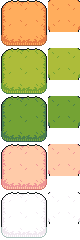
#> input picture lantern_game/assets/ninja/Backgrounds/Tilesets/TilesetField.png, 80 x 240 px; its folder holds 4 pictures in this run
$ python build_lantern_map.py
#> lines starting #> are read from the running program, lines starting #| are printed output that depends on the picture
#> `background = Image.new('RGBA',(W,H))`: background: PIL image 1536x1152 RGBA; every value is 0
"""Deterministic village composition; authored routes, single trees and shared art/physics."""
from pathlib import Path
import json
import random
from PIL import Image, ImageDraw
import lantern_original_art as original

ROOT = Path(__file__).resolve().parents[1] / 'lantern_game'
ART = ROOT / 'assets/ninja'
OUT = ROOT / 'assets/world'
OUT.mkdir(parents=True, exist_ok=True)
rng = random.Random(317)
W, H = 1536, 1152
sheets = {}
objects, solids, animations = [], [], []


def crop(sheet, x, y, w=1, h=1):
#> called with sheet = 'TilesetField', x = 3, y = 7, w = 1, h = 1
    if sheet not in sheets:
        sheets[sheet] = Image.open(ART / ('Backgrounds/Tilesets/' + sheet + '.png')).convert('RGBA')
    return sheets[sheet].crop((x*16, y*16, (x+w)*16, (y+h)*16))
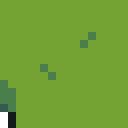
#> returned value: PIL image 16x16 RGBA (shown 8 times larger); mean R, G, B, A 112.5, 159, 52.4, 253; transparent parts drawn white


def solid(kind, x, y, w, h):
    solids.append({'kind': kind, 'rect': [x,y,w,h]})


def obj(name, image, x, y, footprint=None, sway=False):
    image.save(OUT / (name+'.png'))
    # Sort at the physical base, NEVER the transparent bottom of an atlas crop.
    base = footprint[1]+footprint[3] if footprint else image.height
    objects.append({'art':name+'.png','position':[x,y], 'size':list(image.size),
                    'sort_y':base,'sway':sway})
    if footprint:
        a,b,c,d=footprint
        solid(name.split('_')[0],x+a,y+b,c,d)


background = Image.new('RGBA',(W,H))
for y in range(0,H,16):
    for x in range(0,W,16):
        background.paste(crop('TilesetField',rng.choice([1,3,4]),7), (x,y))
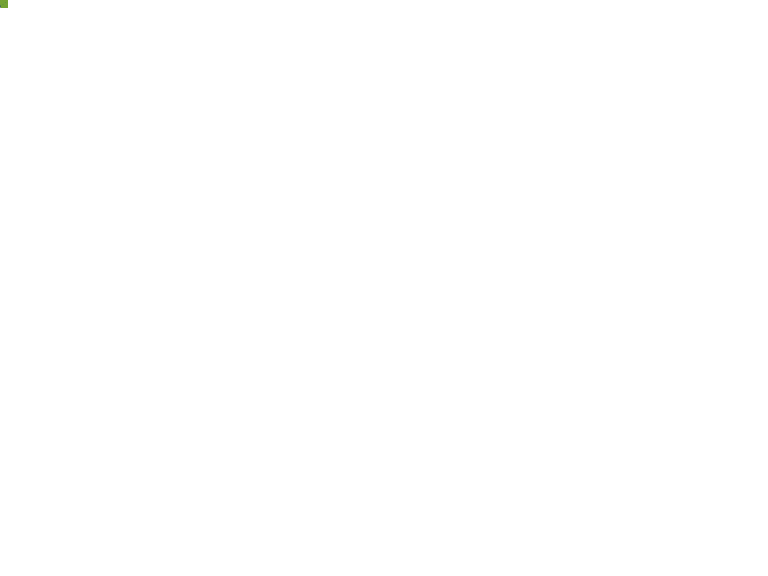
#> background: PIL image 1536x1152 RGBA (shown at 1/2 size); mean R, G, B, A 0, 0, 0, 0; transparent parts drawn white
paths = set()
def path(points, radius=1):
    # Only orthogonal authored routes: no diagonal single-tile stepping stones.
#> called with radius = 1
    for (ax,ay),(bx,by) in zip(points, points[1:]):
        assert ax==bx or ay==by
        count=max(abs(bx-ax),abs(by-ay))
        for i in range(count+1):
            x=round(ax+(bx-ax)*i/max(count,1)); y=round(ay+(by-ay)*i/max(count,1))
            for dx in range(-radius,radius+1):
                for dy in range(-radius,radius+1): paths.add((x+dx,y+dy))

# Three residential streets, an unobstructed square, woodland loop and farm approach.
path([(48,2),(48,69)])
path([(8,38),(65,38)])
path([(24,27),(65,27),(65,51),(24,51),(24,27)])
path([(24,27),(24,16),(14,16),(14,27),(24,27)])
path([(48,12),(61,12),(61,20),(65,20),(65,27)])
path([(65,51),(71,51),(71,57)])
path([(65,51),(62,51),(62,65),(85,65),(85,57)])
houses=[(448,320,0),(576,320,1),(832,320,0),(960,320,2),
        (448,480,1),(576,480,0),(832,480,2),(960,480,1),
        (448,672,2),(576,672,1),(832,672,0),(960,672,0)]
doors=[]
for x,y,k in houses:
    street={320:27,480:38,672:51}[y]
    # Door is the SECOND tile of the facade, not the centre of the whole building.
    xx=(x+24)//16; yy=(y+72)//16
    path([(xx,yy),(xx,street)])
    doors.append([x+24,y+79])
plaza={(x,y) for x in range(43,51) for y in range(35,44)}
paths |= plaza


def terrain_tile(mask,x,y,ox,oy):
    # 3x3 terrain with genuine concave corners from the same atlas family.
#> called with x = 7, y = 37, ox = 0, oy = 7
    left=(x-1,y) in mask;right=(x+1,y) in mask
    up=(x,y-1) in mask;down=(x,y+1) in mask
    tx=0 if not left else (2 if not right else 1)
    ty=0 if not up else (2 if not down else 1)
    image=crop('TilesetFloor',ox+tx,oy+ty)
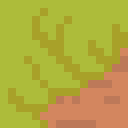
#> image: PIL image 16x16 RGBA (shown 8 times larger); mean R, G, B, A 179.3, 169.4, 62.5, 255
    for dx,dy,qx,qy,cx,cy in [(-1,-1,0,0,4,7), (1,-1,8,0,7,7),
                              (-1,1,0,8,4,10),(1,1,8,8,7,10)]:
        if (x+dx,y) in mask and (x,y+dy) in mask and (x+dx,y+dy) not in mask:
            corner=crop('TilesetFloor',cx,cy)
            image.paste(corner.crop((qx,qy,qx+8,qy+8)),(qx,qy))
    return image

for x,y in sorted(paths):
    background.alpha_composite(terrain_tile(paths,x,y,0,7),(x*16,y*16))
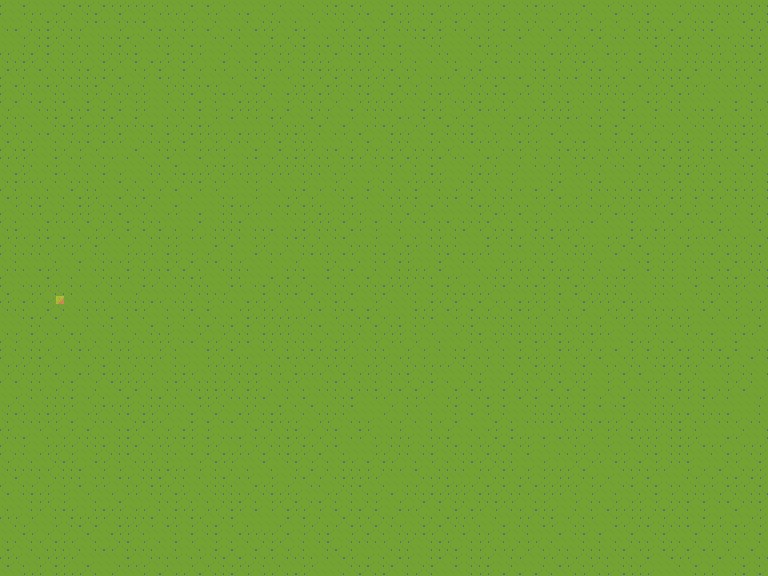
#> background: PIL image 1536x1152 RGBA (shown at 1/2 size); mean R, G, B, A 113.4, 160.1, 52.4, 253.7; transparent parts drawn white

# Organic shore; exact cyan-water collision, not a rectangular lake collider.
lake={(x,y) for x in range(67,87) for y in range(27,48)
      if ((x-77)/10)**2+((y-37)/10.5)**2<1}
for x,y in sorted(lake):
    tx=0 if (x-1,y) not in lake else (2 if (x+1,y) not in lake else 1)
    ty=0 if (x,y-1) not in lake else (2 if (x,y+1) not in lake else 1)
    tile=crop('TilesetWater',tx,6+ty)
    background.alpha_composite(tile,(x*16,y*16))
    runs={}
    for py in range(16):
        xs=[px for px in range(16) if (lambda c:c[2]>130 and c[1]>145 and c[0]<155)(tile.getpixel((px,py)))]
        if xs:
            key=(min(xs),max(xs))
            if key in runs and runs[key][1]==py:runs[key][1]+=1
            else:
                if key in runs:
                    start,end=runs[key];solid('water',x*16+key[0],y*16+start,key[1]-key[0]+1,end-start)
                runs[key]=[py,py+1]
    for (a,b),(start,end) in runs.items():solid('water',x*16+a,y*16+start,b-a+1,end-start)
for x,y in sorted(lake):
    if (x,y-1) in lake and rng.random()<.08:
        animations.append({'kind':'ripple','position':[x*16,y*16]})

# A small shore-side fishing platform, with an actual rim, supports and land approach.
platform=original.dock()
background.alpha_composite(platform,(1064,586))
# Link stays entirely west of cyan shoreline; platform is not a bridge over water.
path_jetty=original.link()
background.alpha_composite(path_jetty,(1056,600))

# Farm: original continuous rails with real corner posts, NOT rotated horizontal tiles.
soil={(x,y) for y in range(53,61) for x in range(66,79)}
for x,y in sorted(soil):
    background.alpha_composite(crop('TilesetFloor',1,8),(x*16,y*16))
# Tilled beds and small coherent seedlings; central 48px aisle stays clear.
bd=ImageDraw.Draw(background)
for yy in (860,892,924,956):
    for xa,xb in ((1064,1112),(1176,1256)):
        original.soil(bd,(xa,yy,xb,yy+16))
        for xx in range(xa+5,xb-3,12):
            animations.append({'kind':'seedling','position':[xx-4,yy+2]})

def fence_art(horizontal):
    return original.fence(horizontal)
for x in range(65,80):
    for y in (52,61):
        if y==52 and 70<=x<=72:continue
        art=fence_art(True)
        start,end=0,16
        if x==65:start=8
        elif x==79:end=9
        if start:art.paste((0,0,0,0),(0,0,start,16))
        if end<16:art.paste((0,0,0,0),(end,0,16,16))
        name='fence_h_left' if start else ('fence_h_right' if end<16 else 'fence_h')
        obj(name,art,x*16,y*16,(start,4,end-start,8))
for y in range(52,62):
    for x in (65,79):
        art=fence_art(False);start,end=0,16
        if y==52:start=8
        elif y==61:end=9
        if start:art.paste((0,0,0,0),(0,0,16,start))
        if end<16:art.paste((0,0,0,0),(0,end,16,16))
        name='fence_v_top' if start else ('fence_v_bottom' if end<16 else 'fence_v')
        obj(name,art,x*16,y*16,(5,start,8,end-start))
post=original.post()
for x,y in [(1048,848),(1272,848),(1048,992),(1272,992),(1116,848),(1172,848)]:
    obj('fencepost',post,x-4,y-20,(1,16,6,4))

# Wall base = visible pixel base = sorting pivot. No unused transparent bottom margin.
for i,(x,y,variant) in enumerate(houses):
    house=Image.new('RGBA',(64,72))
    roof=crop('TilesetHouse',0 if variant!=2 else 12,0,4,3)
    if variant==1:
        pix=roof.load()
        for yy in range(roof.height):
            for xx in range(roof.width):
                r,g,b,a=pix[xx,yy]
                if a and r>g*1.15:pix[xx,yy]=(int(r*.55),int(g*.95+30),int(b*.7+20),a)
    house.alpha_composite(roof,(0,24))
    obj('house_'+str(variant),house,x,y,(3,56,58,16))
    obj('pot',crop('TilesetNature',5,13),x-12,y+58,(4,9,9,6))
    # Small flowerbeds placed BESIDE the facade, never under the doorway.
    original.soil(bd,(x+68,y+56,x+88,y+74))
    for xx in (x+70,x+80):
        animations.append({'kind':'flowerbed','position':[xx,y+54]})
    if i%3==0:
        crate=original.crate()
        obj('crate',crate,x+72,y+80,(1,4,14,12))

well=original.well()
obj('well',well,752,586,(2,12,28,18))
for x,y in [(696,568),(788,568),(696,680),(788,680)]:
    obj('bench',crop('TilesetElement',12,1,2,1),x,y,(1,7,30,8))
# Stalls are off the street, with counters and goods rather than empty roofs.
for x,y in [(648,472),(704,472),(872,864)]:
    stall=original.stall_details(crop('TilesetHouse',16,3,3,3))
    obj('stall',stall,x,y,(3,34,42,12))
# Beacons have their own sortable sprites. Positions are on free square corners.
lantern=original.lantern()
lantern.save(OUT/'lantern.png')
for x,y in [(684,556),(812,556),(684,716),(812,716),(1032,812),(400,600)]:
    animations.append({'kind':'lantern','position':[x,y]})
    solid('lantern',x+6,y+11,4,4)

# Every tree is ONE coherent source sprite with ONE physically matching trunk.
# The previous 4x3 crops were whole clusters with uncollidable side trunks.
tree_choices=[(3,18,3,3),(2,0,2,2),(0,0,2,2),(0,18,3,3)]
tree_positions=[]
for y in range(48,H-24,43):
    for x in range(40,W-24,46):
        xx=x+rng.randint(-12,12); yy=y+rng.randint(-10,10)
        village=420<xx<1032 and 284<yy<858
        if village or (1016<xx<1312 and 794<yy<1032):continue
        # Entire canopy and roots get clearance from roads, shore and buildings.
        if any((xx//16+dx,yy//16+dy) in paths|lake for dx in (-2,-1,0,1,2) for dy in (-2,-1,0,1)):continue
        if rng.random()<.17:continue
        tree_positions.append((xx,yy))
# Composed village trees, separated from front doors and through routes.
for x,y in [(424,355),(424,515),(424,707),(552,310),(936,310),
            (552,478),(936,478),(536,728),(936,662),(672,772),(912,772)]:
    tree_positions.append((x,y))
for x,y in tree_positions:
    choice=rng.choices(range(4),weights=[58,26,13,3])[0]
    tx,ty,tw,th=tree_choices[choice]
    trunk_w=14 if choice in (0,3) else (18 if choice==1 else 12)
    # No tree canopy may swallow an authored facade, counter, pot or crate.
    bx,by,bw,bh=x-tw*8,y-th*16,tw*16,th*16
    if any(bx<o['position'][0]+o['size'][0] and bx+bw>o['position'][0]
           and by<o['position'][1]+o['size'][1] and by+bh>o['position'][1]
           for o in objects if not o['sway']):continue
    obj('tree_'+str(choice),crop('TilesetNature',tx,ty,tw,th),x-tw*8,y-th*16,
        (tw*8-trunk_w//2,th*16-12,trunk_w,12),True)

# Coherent small flower clusters; NEVER select the crate at Nature(7,11).
for cx,cy in [(320,270),(300,480),(592,270),(860,260),(360,740),(920,1060),(1350,820),(1400,370),(280,990),(1200,280)]:
    for j in range(8):
        x=cx+rng.randint(-24,24);y=cy+rng.randint(-16,16)
        if any((x//16+dx,y//16+dy) in paths|lake for dx in (-1,0,1) for dy in (-1,0,1)):continue
        if any(a-10<x<a+c+10 and b-20<y<b+d+10 for a,b,c,d in [s['rect'] for s in solids if s['kind']!='water']):continue
        background.alpha_composite(crop('TilesetNature',rng.choice([1,2,3]),11),(x,y))
for i in range(100):
    x=rng.randrange(32,W-32);y=rng.randrange(32,H-32)
    if any((x//16+dx,y//16+dy) in paths|lake for dx in (-1,0,1) for dy in (-1,0,1)) or 420<x<1312 and 284<y<1032:continue
    animations.append({'kind':'flower','position':[x,y]})

# Raised plants are live sprites so wind and directional shadows can follow them.
seedling=original.seedling()
seedling.save(OUT/'seedling.png')
crop('TilesetNature',1,11).save(OUT/'flowerbed.png')
# Cast shadows now use the current sprite alpha in scripts/shadows.gd; no baked layer.
for rect in [(0,0,W,20),(0,H-20,W,20),(0,0,20,H),(W-20,0,20,H)]:solid('boundary',*rect)
original.animation_sheets(OUT)
background.save(OUT/'ground.png')
manifest={'size':[W,H],'spawn':[776,658],'wanderer':[792,622], 'objects':objects,'solids':solids,'animations':animations,
          'paths':[list(p) for p in sorted(paths)],'doors':doors,
          'sun_direction':[0.8,0.6],
          'views':{'village':[768,620],'lake':[1152,610],'farm':[1136,894],'forest':[300,496]}}
(OUT/'map.json').write_text(json.dumps(manifest,separators=(',',':'))+'\n')
# Wildlife has its own reproducible detailed-art builder; never regenerate the
# obsolete 16px rectangle placeholders when changing the map.
from build_lantern_wildlife import main as build_wildlife
build_wildlife()
print('MAP_BUILT', len(objects),'objects,',len(solids),'solid shapes')
